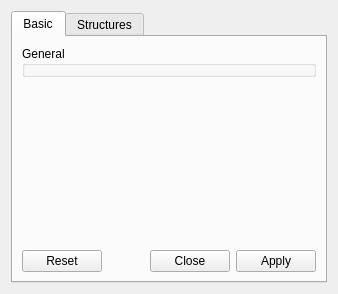
<?xml version="1.0" encoding="UTF-8"?>
<ui version="4.0">
 <class>DockingProjectDesigner</class>
 <widget class="QWidget" name="DockingProjectDesigner">
  <property name="geometry">
   <rect>
    <x>0</x>
    <y>0</y>
    <width>338</width>
    <height>294</height>
   </rect>
  </property>
  <property name="windowTitle">
   <string>Structure project</string>
  </property>
  <layout class="QVBoxLayout" name="verticalLayout">
   <item>
    <widget class="QTabWidget" name="tabWidget">
     <property name="currentIndex">
      <number>0</number>
     </property>
     <widget class="QWidget" name="basicTab">
      <attribute name="title">
       <string>Basic</string>
      </attribute>
      <layout class="QVBoxLayout" name="verticalLayout_2">
       <item>
        <widget class="QGroupBox" name="generalGB">
         <property name="title">
          <string>General</string>
         </property>
        </widget>
       </item>
       <item>
        <spacer name="verticalSpacer">
         <property name="orientation">
          <enum>Qt::Vertical</enum>
         </property>
         <property name="sizeHint" stdset="0">
          <size>
           <width>20</width>
           <height>155</height>
          </size>
         </property>
        </spacer>
       </item>
       <item>
        <widget class="QDialogButtonBox" name="buttonBox">
         <property name="standardButtons">
          <set>QDialogButtonBox::Apply|QDialogButtonBox::Close|QDialogButtonBox::Reset</set>
         </property>
        </widget>
       </item>
      </layout>
     </widget>
     <widget class="QWidget" name="structuresTab">
      <attribute name="title">
       <string>Structures</string>
      </attribute>
     </widget>
    </widget>
   </item>
  </layout>
 </widget>
 <resources/>
 <connections/>
</ui>
